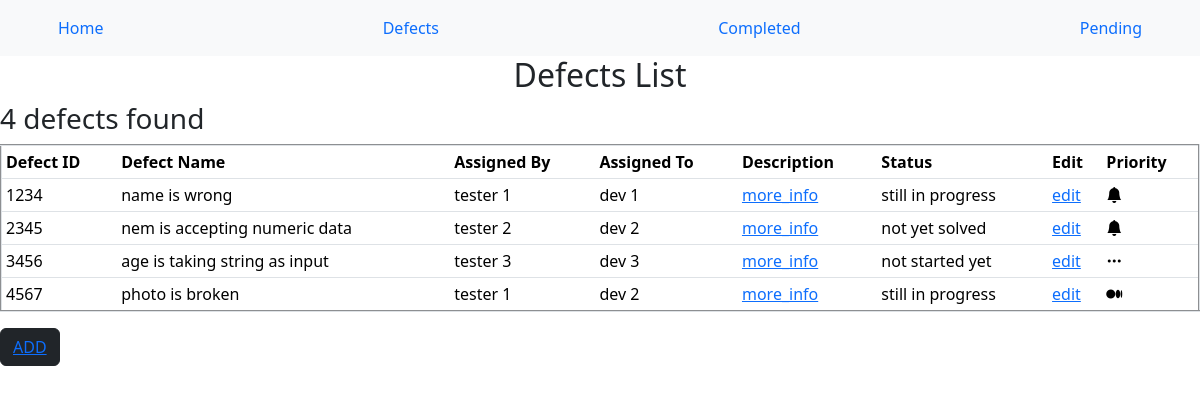
The app's page /defects/defects_list (signed in), older data.
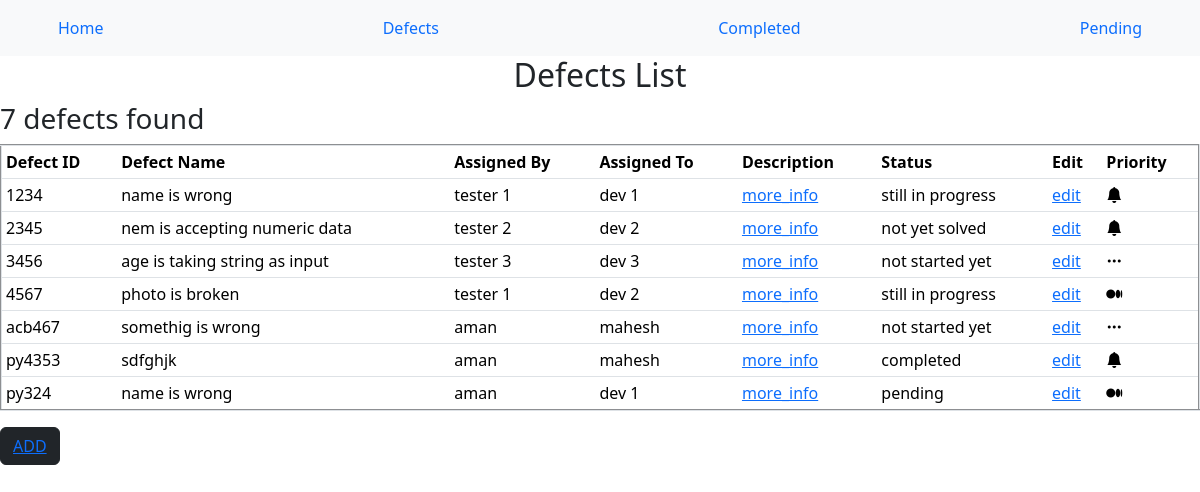
The same page, newer data.
### defects/models.py (models this page shows)
class Defect(models.Model):
    defectid = models.CharField(max_length=200)
    defect_name = models.CharField(max_length=200)
    assignedby = models.CharField(max_length=200)
    assignedto = models.CharField(max_length=200)
    description = models.TextField()
    defect_edit = models.CharField(max_length=100) # added to edit the form
    defect_status = models.CharField(max_length=50)
    priority = models.CharField(max_length=50)

### defects/views.py (the view)
# urls.py: path('defects_list', views.defect_list, name='defect_list'),
@login_required(login_url='login')
def defect_list(request):
    defects = Defect.objects.all()
    defects_count = Defect.objects.all().count()
    context = {
        'defects': defects,
        'defects_count': defects_count
    }
    return render(request, 'defects/alldefects.html', context)

### templates/defects/alldefects.html (shortened to what this page needs)
{% extends "defects/base.html" %}
{% block content %}
    <center><h2>Defects List</h2></center>
    <h3>{{ defects_count }} defects found</h3>
    <table border="2px" cellpadding="5px" class="table table-sm">
        <tr>
            <th>Defect ID</th>
            <th>Defect Name</th>
            <th>Assigned By</th>
            <th>Assigned To</th>
            <th>Description</th>
            <th>Status</th>
            <th>Edit</th>
            <th>Priority</th>
        </tr>
        {% for defect in defects %}
        <tr>
            <td>{{ defect.defectid }}</td>
            <td>{{ defect.defect_name }}</td>
            <td>{{ defect.assignedby }}</td>
            <td>{{ defect.assignedto }}</td>
            <td><a href="{{ defect.id }}">more_info</a></td>
            <td>{{ defect.defect_status }}</td>
            <td><a href="{% url 'edit' id=defect.id %}">edit</a> </td>
            {% if defect.priority == 'high' %}
                <td>
                    <i class="bi bi-bell-fill"></i>
                </td>
            {% elif defect.priority == 'medium' %}
                <td>
                    <i class="bi bi-medium"></i>
                </td>
            {% else %}
                <td>
                    <i class="bi bi-three-dots"></i>
                </td>
            {% endif %}
        </tr>
        {% endfor %}
    </table>
    <button class="btn btn-dark"><a href="{% url 'adddefect' %}">ADD</a></button>
{% endblock %}

### templates/defects/base.html (shortened to what this page needs)
<!DOCTYPE html>
<html lang="en">
<head>
    <link href="https://cdn.jsdelivr.net/npm/bootstrap@5.3.7/dist/css/bootstrap.min.css" rel="stylesheet">
    <link rel="stylesheet" href="https://cdn.jsdelivr.net/npm/bootstrap-icons@1.13.1/font/bootstrap-icons.min.css">
</head>
<body>
    <nav class="nav navbar-light bg-light" >
        <div class="container">
            <div class="jumbotron">
                <ul class="nav navbar">
                    <li class="nav-item" ><a href="{% url 'home' %}" class="nav-link">Home</a></li>
                    <li class="nav-item" ><a href="{% url 'defect_list' %}" class="nav-link">Defects</a></li>
                    <li class="nav-item" ><a href="#" class="nav-link">Completed</a></li>
                    <li class="nav-item" ><a href="#" class="nav-link">Pending</a></li>
                </ul>
            </div>
        </div>
    </nav>
    {% block content %}
    {% endblock %}
</body>
</html>

Row changes from the older to the newer data that the page shows:
added Defect: defectid "acb467", defect_name "somethig is wrong", assignedby "aman", assignedto "mahesh", defect_status "not started yet", priority "low" (drawn)
added Defect: defectid "py4353", defect_name "sdfghjk", assignedby "aman", assignedto "mahesh", defect_status "completed", priority "high" (drawn)
added Defect: defectid "py324", defect_name "name is wrong", assignedby "aman", assignedto "dev 1", defect_status "pending", priority "medium" (drawn)
Text that changed along with them:
{{ defects_count }}: "4" → "7"
